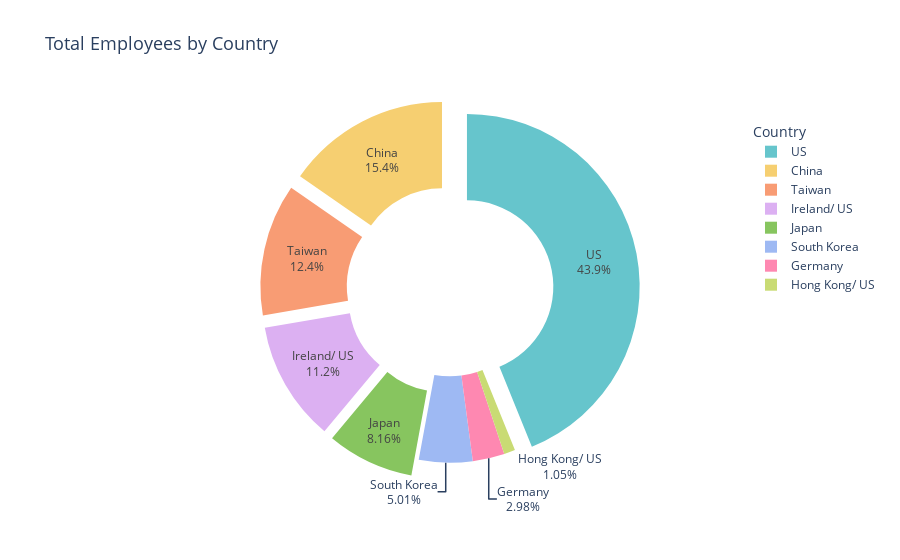

Notebook code for this chart:
### Code cell
#Donut Pie KPI
# Ensure Employees column is numeric
df_2025["Employees"] = pd.to_numeric(df_2025["Employees"], errors='coerce')

# Group and aggregate
total_employees_by_country = (
    df_2025.groupby('Country (Origin)')['Employees']
    .sum()
    .reset_index()
    .sort_values('Employees', ascending=False)
)

# Take Top 10 countries
top_countries = total_employees_by_country.head(10)

# Create Donut Chart
fig = px.pie(
    top_countries,
    names='Country (Origin)',
    values='Employees',
    color='Country (Origin)',
    color_discrete_sequence=px.colors.qualitative.Pastel,
    hole=0.5,
    title=" Total Employees by Country"
)

# Customize hover text and layout
fig.update_traces(
    textinfo='percent+label',
    hovertemplate='<b>%{label}</b><br>Employees: %{value:,}<br>Share: %{percent}',
    pull=[0.1 if i < 5 else 0 for i in range(len(top_countries))] 
)

fig.update_layout(
    showlegend=True,
    legend_title="Country",
    title_font_size=18,
    legend=dict(yanchor="top", y=0.95, xanchor="left", x=1),
)
fig.show()

### Figure 1 — Plotly figure (JSON) as saved in the notebook; plotly's stock layout.template omitted (floating-point values rounded to 4 significant figures)
{"data": [{"customdata": [["US"], ["China"], ["Taiwan"], ["Ireland/ US"], ["Japan"], ["South Korea"], ["Germany"], ["Hong Kong/ US"]], "domain": {"x": [0, 1], "y": [0, 1]}, "hole": 0.5, "hovertemplate": "<b>%{label}</b><br>Employees: %{value:,}<br>Share: %{percent}", "labels": ["US", "China", "Taiwan", "Ireland/ US", "Japan", "South Korea", "Germany", "Hong Kong/ US"], "legendgroup": "", "marker": {"colors": ["rgb(102, 197, 204)", "rgb(246, 207, 113)", "rgb(248, 156, 116)", "rgb(220, 176, 242)", "rgb(135, 197, 95)", "rgb(158, 185, 243)", "rgb(254, 136, 177)", "rgb(201, 219, 116)"]}, "name": "", "pull": [0.1, 0.1, 0.1, 0.1, 0.1, 0, 0, 0], "showlegend": true, "textinfo": "percent+label", "type": "pie", "values": [3022207, 1057737, 850887, 774000, 562245, 345372, 205000, 72000]}], "layout": {"legend": {"title": {"text": "Country"}, "tracegroupgap": 0, "x": 1, "xanchor": "left", "y": 0.95, "yanchor": "top"}, "piecolorway": ["rgb(102, 197, 204)", "rgb(246, 207, 113)", "rgb(248, 156, 116)", "rgb(220, 176, 242)", "rgb(135, 197, 95)", "rgb(158, 185, 243)", "rgb(254, 136, 177)", "rgb(201, 219, 116)", "rgb(139, 224, 164)", "rgb(180, 151, 231)", "rgb(179, 179, 179)"], "showlegend": true, "title": {"font": {"size": 18}, "text": " Total Employees by Country"}}}
